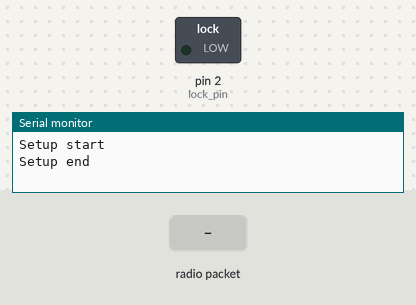
A sketch run on a simulated Arduino Uno, built with avr-gcc and run on an emulated ATmega328P. Shown: switched loads named in the sketch (green lamp = pin HIGH), the last lines printed to the serial monitor. Inputs (shaded band) come from the test bench. No radio packets arrive unless stated.

Above: at 1.2 s.
1.3 s: radio packet "o" arrives
At 1.7 s:
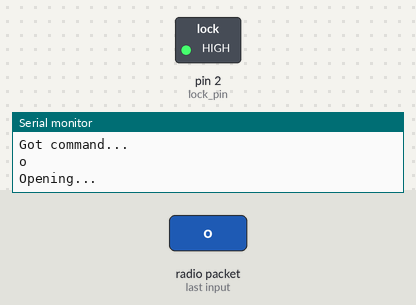
3.9 s: radio packet "1" arrives
Timing chart, 0 to 6.9 s (numbered marks = the images above; inputs shaded):
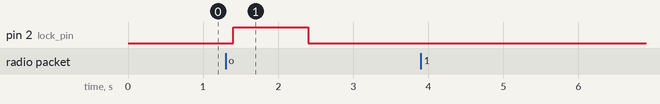

Measured:
- after the input at 1.3 s, pin 2 (lock_pin): LOW → HIGH after 0.10 s, → LOW 1.0 s later

The sketch:

door.ino
```cpp
#include <SPI.h>
#include "nRF24L01.h"
#include "RF24.h"
#include "printf.h"

int lock_pin = 2;

RF24 radio(9,10);
const uint64_t pipe = 0xE8E8F0F0E1LL;
char cmd[8] = {0xAA};

void setup() {
  Serial.begin(9600);
  printf_begin();
  Serial.println( "Setup start" );

  radio.begin();

  radio.setPALevel(RF24_PA_LOW); // one of RF24_PA_MIN, RF24_PA_LOW, RF24_PA_HIGH and RF24_PA_MAX
  radio.setDataRate(RF24_250KBPS); // RF24_250KBPS for 250kbs, RF24_1MBPS for 1Mbps, or RF24_2MBPS for 2Mbps
  radio.setChannel(42); // Which RF channel to communicate on, 0-125
  radio.setAutoAck(1);                     // Ensure autoACK is enabled
  radio.setRetries(3, 30);                 // Optionally, increase the delay between retries & # of retries
  radio.powerUp();

  radio.openReadingPipe(1,pipe);
  radio.startListening();
  radio.printDetails();


  //pinMode(lock_pin, INPUT);
  pinMode(lock_pin, OUTPUT);
  digitalWrite(lock_pin, LOW);

  Serial.println( "Setup end" );
}

void loop() {
// if there is data ready
  if ( radio.available() )
  {
    // Dump the payloads until we've gotten everything
    while (radio.available())
    {
      // Fetch the payload, and see if this was the last one.
      radio.read( cmd, 1 );
      Serial.write( "Got command...\r\n" );
      Serial.println( cmd[0] );
      delay(100);
      Serial.flush();
      if( cmd[0] == 'o' ) {
        Serial.write( "Opening...\r\n" );
        //pinMode(lock_pin, OUTPUT);
        digitalWrite(lock_pin, HIGH);
        delay(1000);
        digitalWrite(lock_pin, LOW);
        //pinMode(lock_pin, INPUT);
      }
    }
  }
}
```
